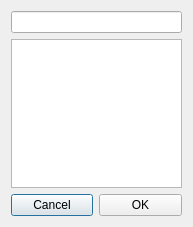
<ui version="4.0" >
 <class>Production</class>
 <widget class="QDialog" name="Production" >
  <property name="geometry" >
   <rect>
    <x>0</x>
    <y>0</y>
    <width>193</width>
    <height>227</height>
   </rect>
  </property>
  <property name="windowTitle" >
   <string>Dialog</string>
  </property>
  <layout class="QGridLayout" >
   <item row="0" column="0" colspan="2" >
    <widget class="QLineEdit" name="lineEdit" />
   </item>
   <item row="1" column="0" colspan="2" >
    <widget class="QListView" name="listView" />
   </item>
   <item row="2" column="0" >
    <widget class="QPushButton" name="pushButton_2" >
     <property name="text" >
      <string>Cancel</string>
     </property>
    </widget>
   </item>
   <item row="2" column="1" >
    <widget class="QPushButton" name="pushButton" >
     <property name="text" >
      <string>OK</string>
     </property>
    </widget>
   </item>
  </layout>
 </widget>
 <resources/>
 <connections/>
</ui>
